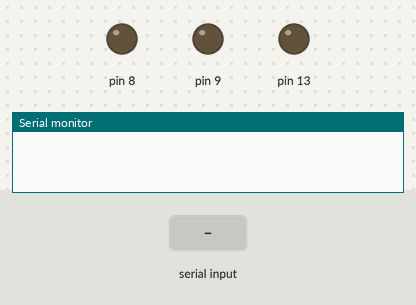
Bench run of a sketch on a simulated Arduino Uno, built with avr-gcc and run on an emulated ATmega328P. On the bench: output pins drawn as LEDs (lit = HIGH), the last lines printed to the serial monitor. Inputs (shaded band) come from the test bench.

Above: at 1.2 s.
1.3 s: "1\n" received over the second serial link
At 1.41 s:
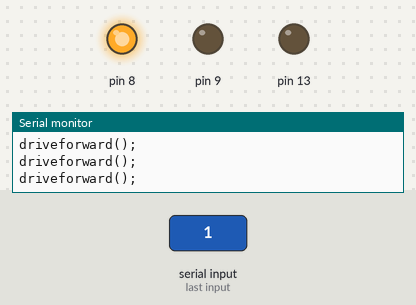
3.0 s: "2\n" received over the second serial link
At 3.11 s:
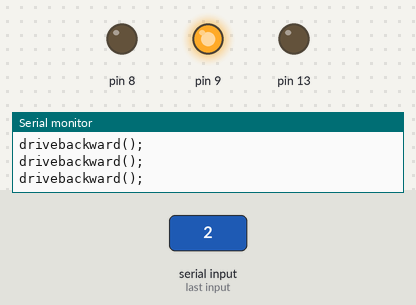
Timing chart, 0 to 6.0 s (numbered marks = the images above; inputs shaded):
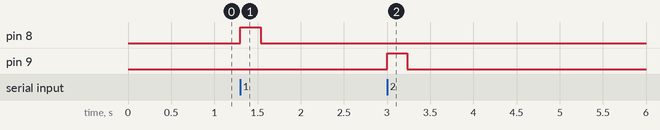

The sketch:

latch.ino
```cpp
#include <SoftwareSerial.h>
int flag=0;
SoftwareSerial mySerial(10, 11); // RX, TX
void setup() {
  // Open serial communications and wait for port to open:
  mySerial.begin(9600);
  Serial.begin(9600);
  pinMode(13,OUTPUT);
  pinMode(9,OUTPUT);
  pinMode(8,OUTPUT);

  // put your setup code here, to run once:

}

void loop() {
  while(!mySerial.available());
  flag=mySerial.read();// reading the value recieved over the serial port
  Serial.print(flag);// printing the value recieved
  Serial.print("\n");// creating a new line

  if(flag==49)// checking if the value recieves corresponds with the ASCII value of char '0'
  {driveforward();
Serial.print("driveforward();\n");digitalWrite(9, LOW);digitalWrite(8, LOW);}
  else if(flag==50)// checking if the value recieves corresponds with the ASCII value of char '0'
  {drivebackward();
Serial.print("drivebackward();\n");digitalWrite(8, LOW);digitalWrite(9, LOW);}

}

void driveforward()// function to drive the latch forward
{for(double i=millis();millis()-i<200;i++)
{Serial.print("driveforward();\n");digitalWrite(8, HIGH);digitalWrite(9, LOW);}}
void drivebackward()// function to drive the latch backward
{for(double i=millis();millis()-i<200;i++)
{digitalWrite(9, HIGH);Serial.print("drivebackward();\n");digitalWrite(8, LOW);}}
```

Measured:
- after the input at 1.3 s, pin 8: LOW → HIGH at once, → LOW 0.23 s later
- after the input at 3.0 s, pin 9: LOW → HIGH at once, → LOW 0.24 s later
